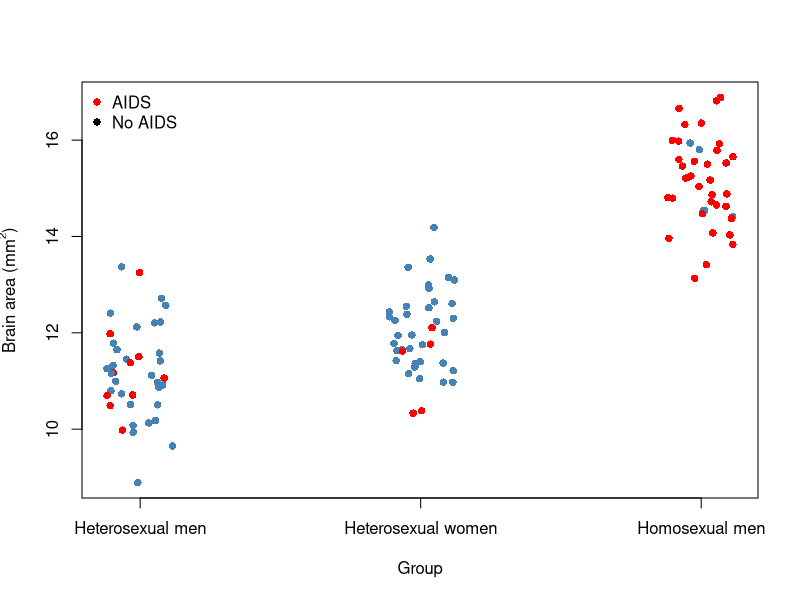
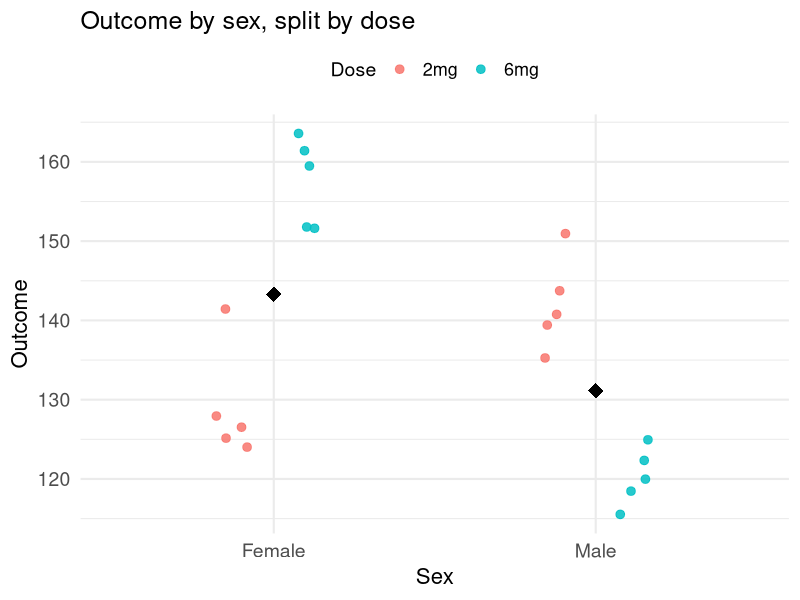

Here is the R script that generated these plots, in order:
## ---- chunk 1
library(knitr)
set.seed(123)

n <- 40
brain <- data.frame(
  group = factor(rep(c("Homosexual men", "Heterosexual men", "Heterosexual women"),
                     each = n)),
  brain_area_mm2 = c(
    rnorm(n, mean = 15.1, sd = 1.0),
    rnorm(n, mean = 11.2, sd = 1.0),
    rnorm(n, mean = 12.0, sd = 1.0)
  )
)

# check group means (will be close, not exact)
mean_table<-aggregate(brain_area_mm2 ~ group, data = brain, mean)
names(mean_table)[2] <- "Brain Area"
kable(mean_table, digits = 2, caption = "Average brain area (mm^2) by group")
x <- jitter(as.numeric(brain$group), amount = 0.12)
cols <- rep("steelblue", nrow(brain))

# indices within each group to color red
i_hom <- which(brain$group == "Homosexual men")[sample(1:40,35)]
i_hetm <- which(brain$group == "Heterosexual men")[sample(1:40,10)]
i_hetw <- which(brain$group == "Heterosexual women")[sample(1:40,5)]

cols[c(i_hom, i_hetm, i_hetw)] <- "red"

plot(x, brain$brain_area_mm2,
     xaxt = "n",
     xlab = "Group", ylab = expression("Brain area (mm"^2*")"),
     pch = 16, col = cols)

axis(1, at = 1:3, labels = levels(brain$group))
legend("topleft",
       legend = c("AIDS", "No AIDS"),
       col = c("red", "black"),
       pch = 16, bty = "n")
## ---- chunk 2
# Packages
suppressPackageStartupMessages({
  library(dplyr)
  library(ggplot2)
  library(knitr)
  library(kableExtra)
})


set.seed(7)

n <- 5
sd <- 5

spec <- tibble::tibble(
  Dose = c("2mg","2mg","6mg","6mg"),
  Sex  = c("Male","Female","Male","Female"),
  target_mean = c(140, 130, 120, 150)
)

df <- spec |>
  group_by(Dose, Sex) |>
  do({
    mu <- .$target_mean[1]
    vals <- rnorm(n, mean = mu, sd = sd)
    tibble::tibble(Value = vals, CatNum = seq_len(n))
  }) |>
  ungroup() |>
  mutate(CatID = paste0(Dose, "_", substr(Sex, 1, 1), CatNum)) |>
  select(CatID, Sex, Dose, Value)

# Nicer summary table
sum_tbl <- df |>
  group_by(Sex, Dose) |>
  summarise(
    mean = mean(Value),
    .groups = "drop"
  ) 

# Table (HTML) with kableExtra
sum_tbl |>
  tidyr::pivot_wider(names_from = Dose, values_from = mean) |>
  kbl(
    caption = "Summary by Sex and Dose",
    col.names = c("Sex","Mean (2mg)", "Mean (6mg)"),
    align = "lcc"
  ) |>
  kable_styling(full_width = FALSE, bootstrap_options = c("striped", "hover", "condensed")) |>
  column_spec(1, bold = TRUE)
## ---- chunk 3
ggplot(df, aes(x = Sex, y = Value, color = Dose)) +
  geom_point(
    position = position_jitterdodge(jitter.width = 0.12, dodge.width = 0.5),
    alpha = 0.85, size = 2.6
  ) +
  stat_summary(
    fun = mean, geom = "point",
    position = position_dodge(width = 0.5),
    shape = 18, size = 5, color = "black"
  ) +
  labs(title = "Outcome by sex, split by dose", y = "Outcome") +
  theme_minimal(base_size = 16) +   # increases all text
  theme(
    plot.title = element_text(size = 18),
    axis.title = element_text(size = 16),
    axis.text  = element_text(size = 14),
    legend.title = element_text(size = 14),
    legend.text  = element_text(size = 13),
    legend.position = "top"
  )

## ---- chunk 4
#| label: adherer-effect-table
#| echo: false

library(tibble)
library(knitr)

tab <- tribble(
  ~Group,               ~Adherence,          ~`N`, ~`4-year event rate (%)`,
  "New BP drug",        "≥ 80% pills taken", 500,  4.0,
  "New BP drug",        "< 80% pills taken", 500,  9.0,
  "Placebo (control)",  "≥ 80% pills taken", 500,  4.5,
  "Placebo (control)",  "< 80% pills taken", 500,  9.5
)

kable(tab, caption = "Illustrative example: apparent benefit among adherers appears in both drug and placebo groups (adherer effect).")
## ---- chunk 5
set.seed(123)
names<-seq(1,100) #data frame
sample(names,5,replace=FALSE)
